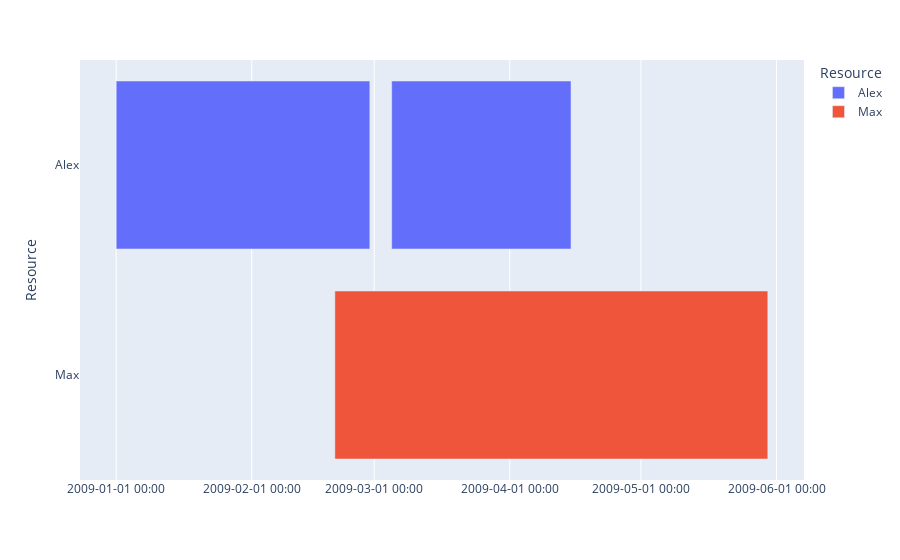

Source (notebook cell):
### Code cell
df = pd.DataFrame([
    dict(Task="Job A", Start='2009-01-01', Finish='2009-02-28', Resource="Alex"),
    dict(Task="Job B", Start='2009-03-05', Finish='2009-04-15', Resource="Alex"),
    dict(Task="Job C", Start='2009-02-20', Finish='2009-05-30', Resource="Max")
])

fig = px.timeline(df, x_start="Start", x_end="Finish", y="Resource", color="Resource")
fig.update_xaxes(tickformat="%Y-%m-%d %H:%M")

### Figure 1 — Plotly figure (JSON) as saved in the notebook; plotly's stock layout.template omitted (floating-point values rounded to 4 significant figures)
{"data": [{"alignmentgroup": "True", "base": ["2009-01-01", "2009-03-05"], "hovertemplate": "Resource=%{y}<br>Start=%{base}<br>Finish=%{x}<extra></extra>", "legendgroup": "Alex", "marker": {"color": "#636efa", "pattern": {"shape": ""}}, "name": "Alex", "offsetgroup": "Alex", "orientation": "h", "showlegend": true, "textposition": "auto", "type": "bar", "x": [5011200000, 3542400000], "xaxis": "x", "y": ["Alex", "Alex"], "yaxis": "y"}, {"alignmentgroup": "True", "base": ["2009-02-20"], "hovertemplate": "Resource=%{y}<br>Start=%{base}<br>Finish=%{x}<extra></extra>", "legendgroup": "Max", "marker": {"color": "#EF553B", "pattern": {"shape": ""}}, "name": "Max", "offsetgroup": "Max", "orientation": "h", "showlegend": true, "textposition": "auto", "type": "bar", "x": [8553600000], "xaxis": "x", "y": ["Max"], "yaxis": "y"}], "layout": {"barmode": "overlay", "legend": {"title": {"text": "Resource"}, "tracegroupgap": 0}, "margin": {"t": 60}, "xaxis": {"anchor": "y", "domain": [0, 1], "tickformat": "%Y-%m-%d %H:%M", "type": "date"}, "yaxis": {"anchor": "x", "categoryarray": ["Max", "Alex"], "categoryorder": "array", "domain": [0, 1], "title": {"text": "Resource"}}}}
